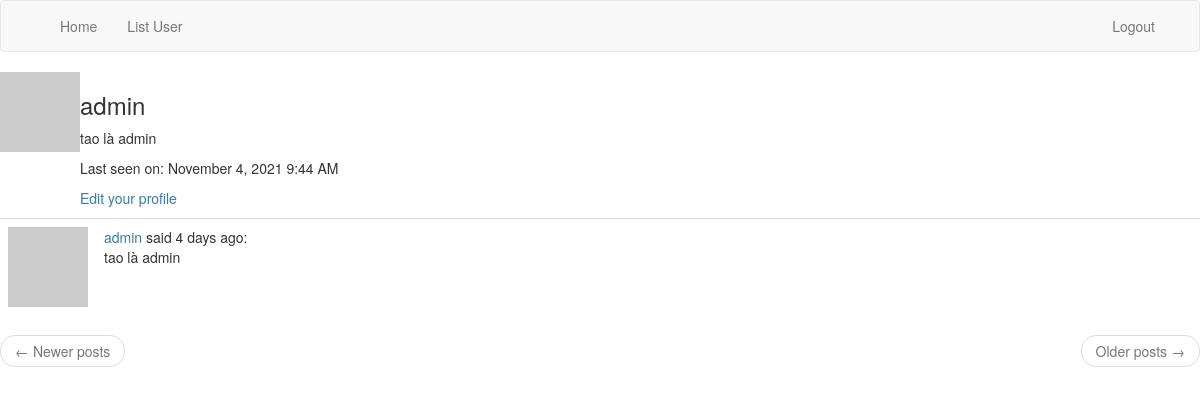
The page /user/admin (signed in) on the database as committed earlier.
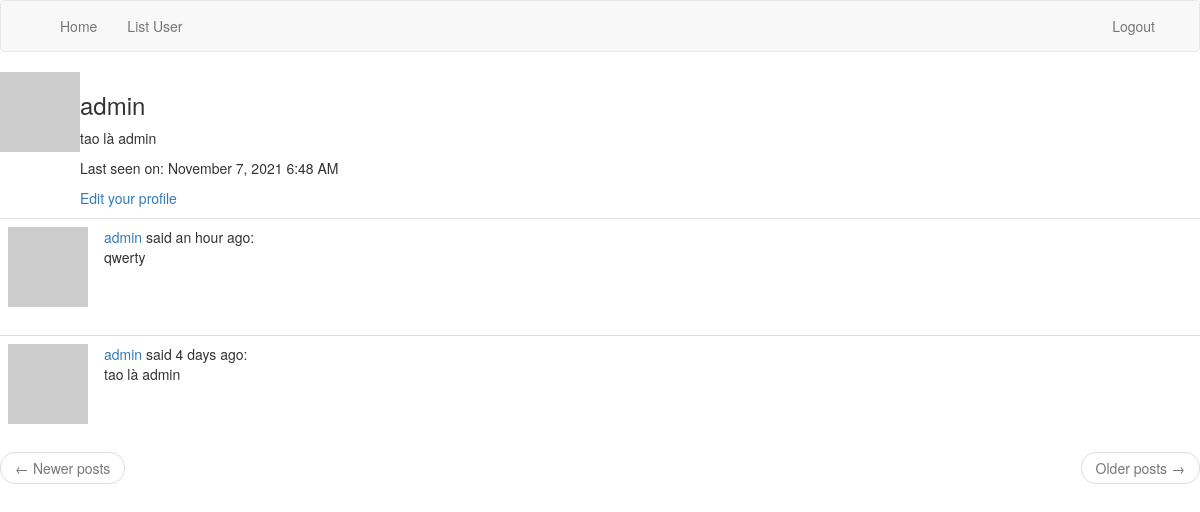
The same page on the database as committed later.
### myblog/models.py (models this page shows, shortened)
class User(UserMixin, db.Model):
    id = db.Column(db.Integer, primary_key=True)
    username = db.Column(db.String(64), index=True, unique=True)
    email = db.Column(db.String(120), index=True, unique=True)
    password_hash = db.Column(db.String(128))
    posts = db.relationship('Post', backref='author', lazy='dynamic')
    def avatar(self, size):
        digest = md5(self.email.lower().encode('utf-8')).hexdigest()
        return 'https://www.gravatar.com/avatar/{}?d=identicon&s={}'.format(
            digest, size)
    about_me = db.Column(db.String(140))
    last_seen = db.Column(db.DateTime, default=datetime.utcnow)

class Post(db.Model):
    id = db.Column(db.Integer, primary_key=True)
    body = db.Column(db.String(140))
    timestamp = db.Column(db.DateTime, index=True, default=datetime.utcnow)
    user_id = db.Column(db.Integer, db.ForeignKey('user.id'))

### myblog/main/routes.py (the view)
@bp.route('/user/<username>')
@login_required
def user(username):
    user = User.query.filter_by(username=username).first_or_404()
    page = request.args.get('page', 1, type=int)
    posts = user.posts.order_by(Post.timestamp.desc()).paginate(
        page, current_app.config['POSTS_PER_PAGE'], False)
    next_url = url_for('main.user', username=user.username, page=posts.next_num) \
        if posts.has_next else None
    prev_url = url_for('main.user', username=user.username, page=posts.prev_num) \
        if posts.has_prev else None
    return render_template('view_user.html', user=user, posts=posts.items, next_url=next_url, prev_url=prev_url)

### myblog/main/routes.py (called while the page is built)
@bp.before_app_request
def before_request():
    if current_user.is_authenticated:
        current_user.last_seen = datetime.utcnow()
        db.session.commit()

### myblog/models.py (called while the page is built)
@login.user_loader
def load_user(id):
    return User.query.get(int(id))

### myblog/templates/view_user.html
{% extends "base.html" %}
{% block content %}
    <table>
        <tr valign="top">
            <td><img src="{{ user.avatar(128) }}"></td>
            <td>
            <h3>{{ user.username }}</h3>
            {% if user.about_me %}<p>{{ user.about_me }}</p>{% endif %}
            {% if user.last_seen %}
                <p>Last seen on: {{ moment(user.last_seen).format('LLL') }}</p>
            {% endif %}
            {% if user == current_user %}
                <p><a href="{{ url_for('main.edit_profile') }}">Edit your profile</a></p>
                {% endif %}
            </td>
        </tr>
    </table>
    {% for post in posts %}
        {% include '_post.html' %}
    {% endfor %}
    <nav aria-label="...">
        <ul class="pager">
            <li class="previous{% if not prev_url %} disabled{% endif %}">
                <a href="{{ prev_url or '#' }}">
                    <span aria-hidden="true">←</span> Newer posts
                </a>
            </li>
            <li class="next{% if not next_url %} disabled{% endif %}">
                <a href="{{ next_url or '#' }}">
                    Older posts <span aria-hidden="true">→</span>
                </a>
            </li>
        </ul>
    </nav>
{% endblock %}

### myblog/templates/base.html (shortened to what this page needs)
{% extends 'bootstrap/base.html' %}
{% block navbar %}
    <nav class="navbar navbar-default">
        <div class="container">
            <div class="collapse navbar-collapse" id="bs-example-navbar-collapse-1">
                <ul class="nav navbar-nav">
                    <li><a href="{{ url_for('main.index') }}">Home</a></li>
                    {% if current_user.username == 'admin' %}
                    <li><a href="{{ url_for('main.list_user') }}">List User</a></li>
                    {% endif %}
                </ul>
                <ul class="nav navbar-nav navbar-right">
                    {% if current_user.is_anonymous %}
                    <li><a href="{{ url_for('auth.login') }}">Login</a></li>
                    {% else %}
                    <li><a href="{{ url_for('auth.logout') }}">Logout</a></li>
                    {% endif %}
                </ul>
            </div>
        </div>
    </nav>
{% endblock %}

### myblog/templates/_post.html
    <table class="table table-hover">
        <tr>
            <td width="70px">
                <a href="{{ url_for('main.user', username=post.author.username) }}">
                    <img src="{{ post.author.avatar(70) }}" />
                </a>
            </td>
            <td>
                <a href="{{ url_for('main.user', username=post.author.username) }}">
                    {{ post.author.username }}
                </a>
                said {{ moment(post.timestamp).fromNow() }}:
                <br>
                {{ post.body }}
            </td>
        </tr>
    </table>

Rows that differ between the two databases and show on the page:
changed User "admin": last_seen "November 4, 2021 9:44 AM" → "November 7, 2021 6:48 AM"
added Post: author.username "admin", timestamp "an hour ago", body "qwerty"
